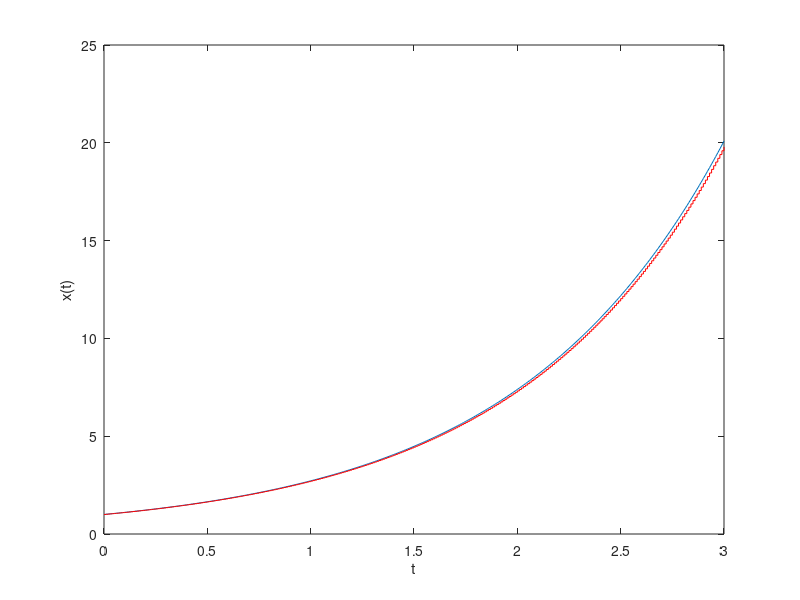
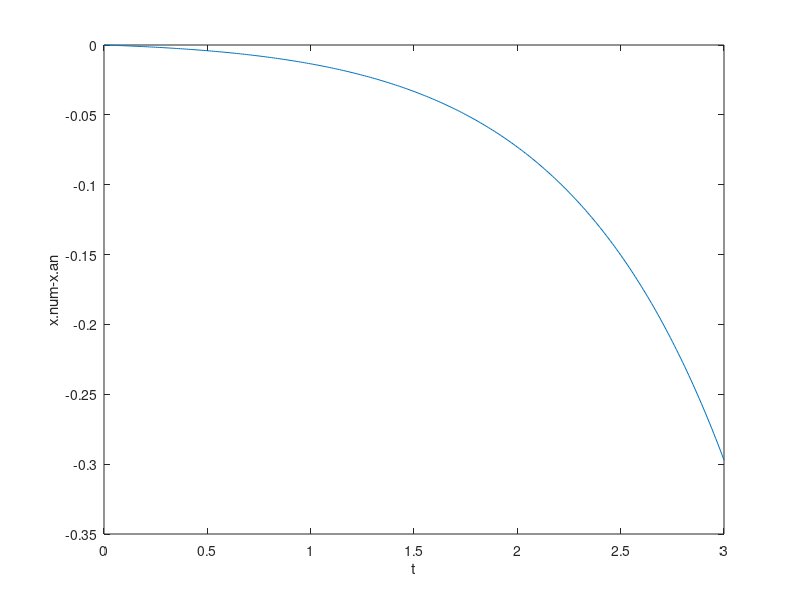

MATLAB code for these plots, in order:
clear all;

x0=[1];
h=0.01;
t=0:h:3;

alfa=1;

for i=2:1:length(t)
x0(i)=h*alfa*x0(i-1)+x0(i-1);
   
end
for j=1:1:length(t)
    x_an(j)=exp(alfa*t(j));
end
err=x0-x_an;

figure(1);
plot(t,x_an)
hold on;
stairs(t,x0,'r')
xlabel('t');
ylabel('x(t)');
figure(2);
plot(t,err)
xlabel('t');
ylabel("x.num-x.an");

